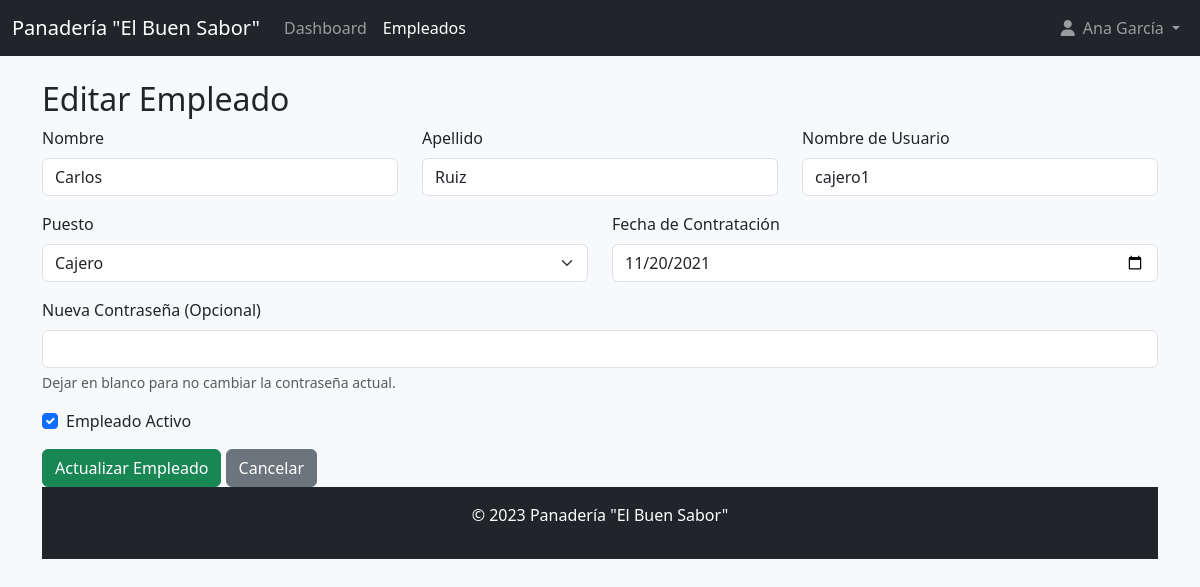
Screenshot of /modulos/empleados/editar.php?id=2 (signed in) with the database file from the repository.
### tables this page shows
CREATE TABLE `empleados` (
  `id_empleado` int(11) NOT NULL,
  `nombre` varchar(100) NOT NULL,
  `apellido` varchar(100) NOT NULL,
  `username` varchar(50) NOT NULL,
  `puesto` varchar(50) DEFAULT NULL COMMENT 'Ej. Cajero, Panadero, Gerente',
  `password` varchar(255) NOT NULL,
  `fecha_contratacion` date DEFAULT NULL,
  `activo` tinyint(1) DEFAULT 1
);

### modulos/empleados/editar.php (the view, shortened to what this page needs)
<?php
require_once '../../config/database.php';
require_once '../../templates/header.php';
$id_empleado = (int)$_GET['id'];
$stmt = $conexion->prepare("SELECT * FROM Empleados WHERE id_empleado = ?");
$stmt->bind_param("i", $id_empleado);
$stmt->execute();
$resultado = $stmt->get_result();
$empleado = $resultado->fetch_assoc();
?>
<h2>Editar Empleado</h2>
<form action="actualizar.php" method="POST">
    <div class="row">
        <div class="col-md-4 mb-3">
            <label for="nombre" class="form-label">Nombre</label>
            <input type="text" class="form-control" id="nombre" name="nombre" value="<?php echo htmlspecialchars($empleado['nombre']); ?>" required>
        </div>
        <div class="col-md-4 mb-3">
            <label for="apellido" class="form-label">Apellido</label>
            <input type="text" class="form-control" id="apellido" name="apellido" value="<?php echo htmlspecialchars($empleado['apellido']); ?>" required>
        </div>
        <div class="col-md-4 mb-3">
            <label for="username" class="form-label">Nombre de Usuario</label>
            <input type="text" class="form-control" id="username" name="username" value="<?php echo htmlspecialchars($empleado['username']); ?>" required>
        </div>
    </div>
    <div class="row">
        <div class="col-md-6 mb-3">
            <label for="puesto" class="form-label">Puesto</label>
            <select name="puesto" id="puesto" class="form-select" required>
                <?php
                $puestos = ['Administrador', 'Cajero', 'Panadero'];
                foreach ($puestos as $p) {
                    $selected = ($empleado['puesto'] == $p) ? 'selected' : '';
                    echo "<option value='{$p}' {$selected}>{$p}</option>";
                }
                ?>
            </select>
        </div>
        <div class="col-md-6 mb-3">
            <label for="fecha_contratacion" class="form-label">Fecha de Contratación</label>
            <input type="date" class="form-control" id="fecha_contratacion" name="fecha_contratacion" value="<?php echo $empleado['fecha_contratacion']; ?>" required>
        </div>
    </div>
    <div class="mb-3">
        <label for="password" class="form-label">Nueva Contraseña (Opcional)</label>
        <input type="password" class="form-control" id="password" name="password">
        <div class="form-text">Dejar en blanco para no cambiar la contraseña actual.</div>
    </div>
    <div class="form-check mb-3">
        <input class="form-check-input" type="checkbox" id="activo" name="activo" value="1" <?php echo ($empleado['activo'] ? 'checked' : ''); ?>>
        <label class="form-check-label" for="activo">Empleado Activo</label>
    </div>
    <button type="submit" class="btn btn-success">Actualizar Empleado</button>
    <a href="index.php" class="btn btn-secondary">Cancelar</a>
</form>
<?php
require_once '../../templates/footer.php';
?>

### assets/css/style.css (style rules this page uses)
body { background-color: #f8f9fa; }

### rows the page displays
empleados: nombre "Carlos", apellido "Ruiz", username "cajero1", fecha_contratacion "11/20/2021", activo "☑"

### other values shown
$_SESSION['nombre_empleado'] "Ana García"
form field puesto "Cajero"
